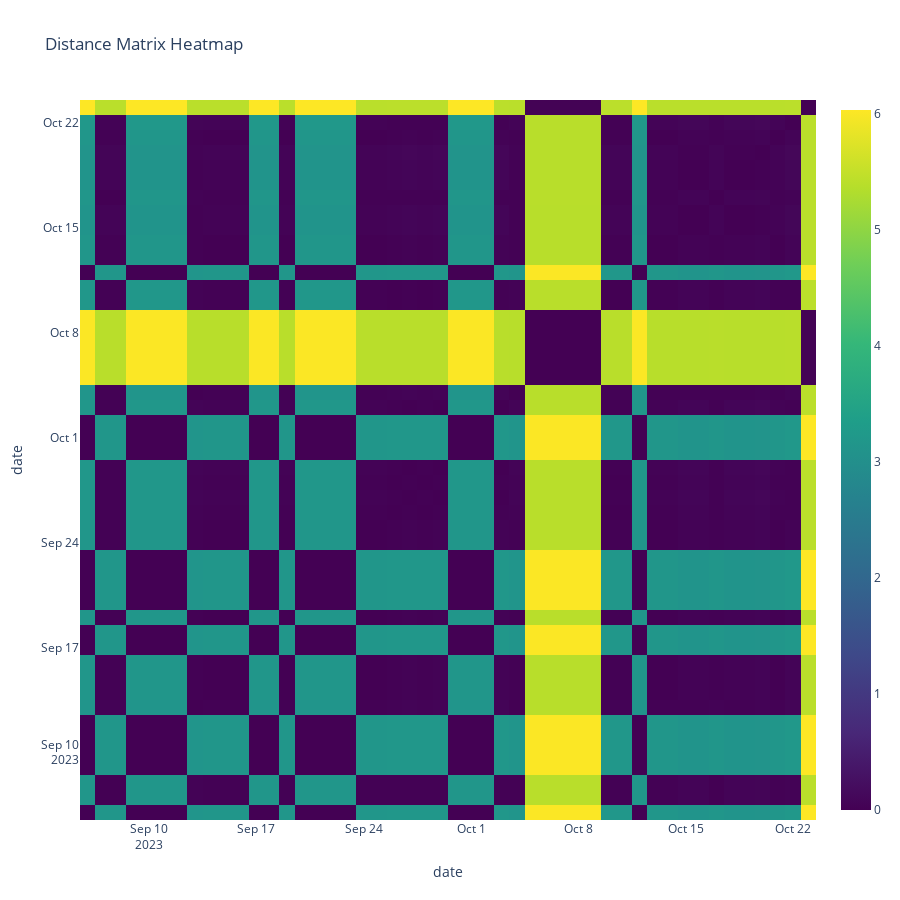

Source (notebook cell):
### Code cell
plot_dist_mat(df_valid_feat_scaled)
